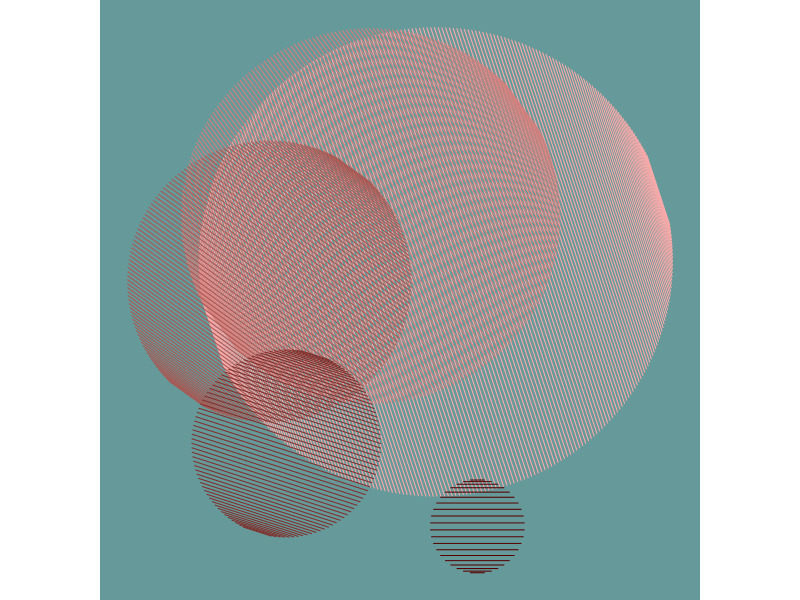
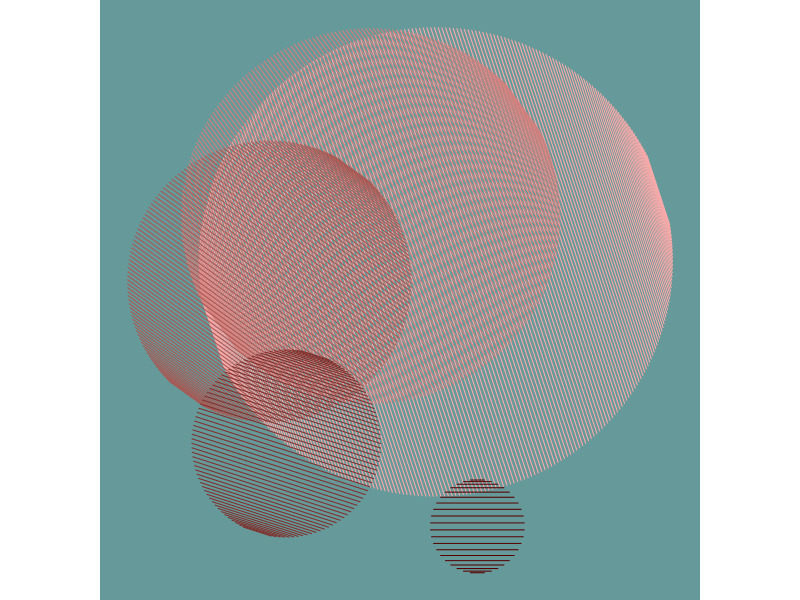

Write the R code that produced these figures, in order.
# 500 lines.
# idea - create number of circles, each consisting number of lines. number of lines in each part will be an element of arithmetic sequence
# libraries ----
library(data.table)
library(ggplot2)

# functions ----
create_kinda_circle <- function(pivot = 0, x0 = 0, y0 = 0, radius = 2, nLines = 25)
{
    lines <- data.table(t = seq(from = .05 * pi, to = .95 * pi, length.out = nLines))
    lines[, x := radius * cos(t + pivot) + x0]
    lines[, y := radius * sin(t + pivot) + y0]
    lines[, xend := radius * cos(2 * pi + pivot - t) + x0]
    lines[, yend := radius * sin(2 * pi + pivot - t) + y0]
    
    return(lines)
}

# create data ----
totalNumberOfLines <- 500
nCircles <- 5
q <- -40
a1 <- (totalNumberOfLines - q * nCircles * (nCircles - 1) / 2) / nCircles


dataLine <- rbindlist(
    l = lapply(
        X = 1:nCircles,
        FUN = function(idC){
            thisKindaCircle <- create_kinda_circle(
                pivot = idC * (pi / (2 * nCircles)), 
                x0 = cos(idC) * idC, 
                y0 = sin(idC) * idC, 
                radius = (nCircles - idC + 1), 
                nLines = a1 + (idC - 1) * q
            )
            thisKindaCircle[, id := idC]
            thisKindaCircle[, radius := (nCircles - idC + 1)]
            return(thisKindaCircle)
        }
    )
)

# check number of lines per each id
dataLine[,.(.N), by = .(id)]

# plot and save it
ggplot() + 
    geom_segment(
        data = dataLine,
        aes(
            x = x, xend = xend, y = y, yend = yend,
            color = radius
        ),
        size = .35
        ) +
    theme_void() +
    scale_color_gradient(high = "#FFAAAA",  low= "#550000") +
    theme(
        aspect.ratio = 1,
        legend.position = "none",
        panel.background = element_rect(fill = "#669999", color = "#669999")
    )

ggsave(filename = "results/24_500_lines.png", height = 3, width = 3, dpi = 1440)


